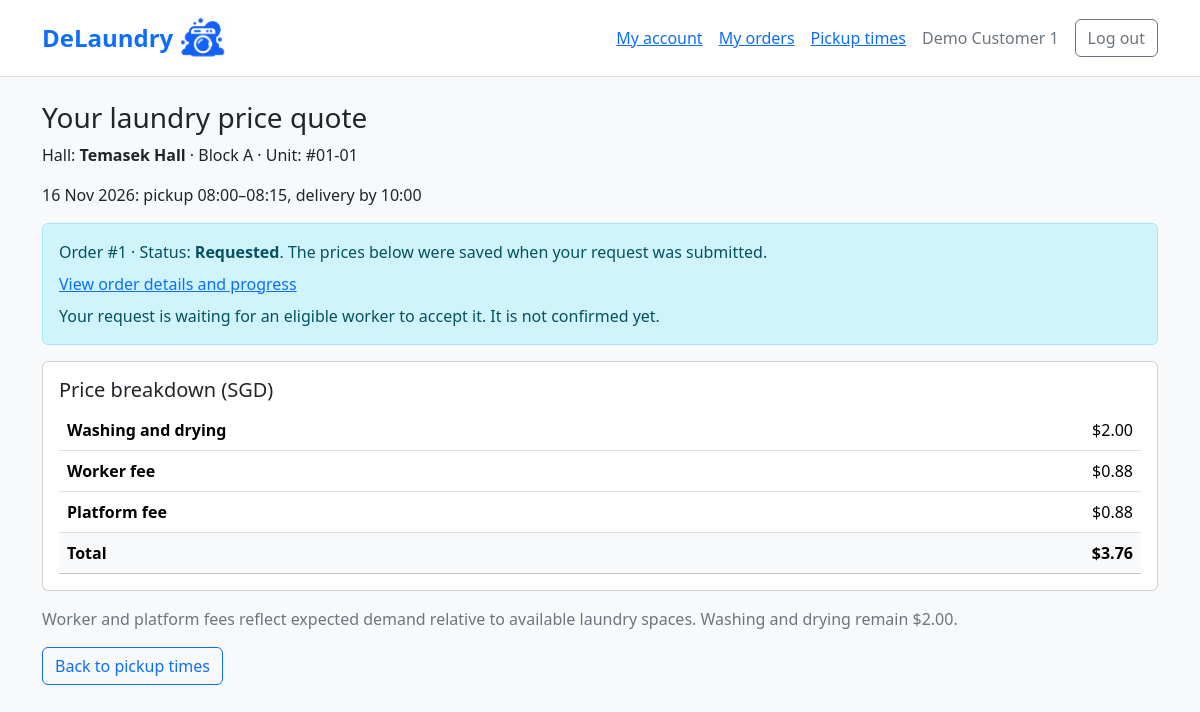
Page /storefront/quotes/1/ (signed in) on the committed database.
### accounts/models.py (models this page shows)
class User(AbstractUser):
  id = models.AutoField(primary_key=True)
  email = models.EmailField(unique=True)
  name = models.CharField(max_length=120)
  role = models.CharField(max_length=120, choices=[('customer', 'Customer'), ('worker', 'Worker')])

### bookings/models.py (models this page shows, shortened)
class PriceQuote(models.Model):
  id = models.AutoField(primary_key=True)
  customer = models.ForeignKey(settings.AUTH_USER_MODEL, on_delete=models.PROTECT)
  residence = models.ForeignKey("facilities.Residence", on_delete=models.PROTECT)
  block = models.CharField(max_length=1, choices=BLOCK_CHOICES, blank=True, default="")
  unit_number = models.CharField(max_length=8)
  service_date = models.DateField()
  window_start = models.TimeField(choices=[(start, start.strftime("%H:%M")) for start in SERVICE_START_TIMES])
  created_at = models.DateTimeField(default=clock.now)
  expires_at = models.DateTimeField()
  machine_fee = models.DecimalField(max_digits=5, decimal_places=2)
  worker_fee = models.DecimalField(max_digits=5, decimal_places=2)
  platform_fee = models.DecimalField(max_digits=5, decimal_places=2)
  total = models.DecimalField(max_digits=5, decimal_places=2)
  multiplier = models.DecimalField(max_digits=7, decimal_places=6)
  predicted_requests = models.FloatField(null=True, blank=True)
  reference_capacity = models.PositiveIntegerField()
  feature_snapshot = models.JSONField(default=dict)
  used_fallback = models.BooleanField(default=False)
  fallback_reason = models.CharField(max_length=120, blank=True)
  @property
  def service_start(self):
    return timezone.make_aware(datetime.combine(self.service_date, self.window_start))
  @property
  def pickup_end(self):
    return self.service_start + timedelta(minutes=15)
  @property
  def delivery_by(self):
    return self.service_start + timedelta(hours=2)
  class Meta:
    constraints = [
      models.CheckConstraint(condition=models.Q(block__in=["", *"ABCDEF"]), name="quote_valid_block"),
      models.CheckConstraint(condition=models.Q(window_start__in=SERVICE_START_TIMES), name="quote_valid_window"),
      models.CheckConstraint(condition=models.Q(reference_capacity__gte=1), name="quote_positive_capacity"),
      models.CheckConstraint(condition=models.Q(expires_at__gt=models.F("created_at")), name="quote_valid_expiry"),
      models.CheckConstraint(condition=models.Q(multiplier__gte=0.85, multiplier__lte=1.25), name="quote_bounded_multiplier"),
      models.CheckConstraint(
        condition=models.Q(machine_fee=2, worker_fee__gte=0.85, worker_fee__lte=1.25,
                           platform_fee__gte=0.85, platform_fee__lte=1.25),
        name="quote_bounded_fees",
      ),
      models.CheckConstraint(
        condition=models.Q(total=Round(models.F("machine_fee") + models.F("worker_fee") + models.F("platform_fee"), 2)),
        name="quote_total_matches_fees",
      ),
    ]

class LaundryOrder(models.Model):
  id = models.AutoField(primary_key=True)
  quote = models.OneToOneField(PriceQuote, on_delete=models.PROTECT)
  created_at = models.DateTimeField(default=clock.now, db_index=True)
  cancelled_at = models.DateTimeField(null=True, blank=True)
  status = models.CharField(
    max_length=14,
    choices=[
      ("requested", "Requested"),
      ("confirmed", "Confirmed"),
      ("picked_up", "Picked up"),
      ("washing", "Washing"),
      ("drying", "Drying"),
      ("out_for_return", "Out for return"),
      ("delivered", "Delivered"),
      ("cancelled", "Cancelled"),
    ],
    default="requested",
  )
  class Meta:
    constraints = [
      models.CheckConstraint(
        condition=models.Q(status__in=[
          "requested", "confirmed", "picked_up", "washing", "drying",
          "out_for_return", "delivered", "cancelled",
        ]),
        name="order_valid_status",
      ),
      models.CheckConstraint(
        condition=(models.Q(cancelled_at__isnull=True) | models.Q(
          status="cancelled", cancelled_at__gte=models.F("created_at"),
        )),
        name="order_valid_cancellation_time",
      ),
    ]

### facilities/models.py (models this page shows)
class Residence(models.Model):
  id = models.AutoField(primary_key=True)
  name = models.CharField(
    max_length=120,
    unique=True,
    choices=[
      ('eusoff', 'Eusoff Hall'),
      ('kentridge', 'Kent Ridge Hall'),
      ('kingedward', 'King Edward VII Hall'),
      ('raffles', 'Raffles Hall'),
      ('sheares', 'Sheares Hall'),
      ('temasek', 'Temasek Hall')
  ])
  is_active = models.BooleanField(default=True) # just for admin control
  def __str__(self):
    return self.get_name_display()

### customerstorefront/views.py (the view)
# urls.py: path("quotes/<int:quote_id>/", views.quote_detail, name="quote_detail"),
@login_required(login_url="accounts:login")
@require_GET
def quote_detail(request, quote_id):
  if not request.user.is_active or request.user.role != "customer":
    return HttpResponseForbidden("This page is for customers only.")
  quote = get_object_or_404(PriceQuote.objects.select_related("residence"), pk=quote_id, customer=request.user)
  order = LaundryOrder.objects.filter(quote=quote).first()
  return render(request, "customerstorefront/quote_detail.html", {"quote": quote, "order": order})

### bookings/context_processors.py (called while the page is built)
def demo_clock(request):
  if not getattr(settings, "DEMO_MODE", False):
    return {}
  return {"demo_time": clock.localtime(), "demo_session": settings.DEMO_SESSION}

### customerstorefront/templates/customerstorefront/quote_detail.html (shortened to what this page needs)
{% extends "customerstorefront/base.html" %}
{% block content %}
  <h1 class="h3">Your laundry price quote</h1>
  <p>Hall: <strong>{{ quote.residence }}</strong>{% if quote.block %} &middot; {{ quote.get_block_display }}{% endif %} &middot; Unit: {{ quote.unit_number }}</p>
  <p>{{ quote.service_date|date:"d M Y" }}: pickup {{ quote.service_start|time:"H:i" }}&ndash;{{ quote.pickup_end|time:"H:i" }}, delivery by {{ quote.delivery_by|time:"H:i" }}</p>
  {% if order %}
    <div class="alert alert-info">
      Order #{{ order.pk }} &middot; Status: <strong>{{ order.get_status_display }}</strong>.
      The prices below were saved when your request was submitted.
      <a class="d-block mt-2" href="{% url 'customerstorefront:order_detail' order.pk %}">View order details and progress</a>
      {% if order.status == "requested" %}
        <p class="mb-0 mt-2">Your request is waiting for an eligible worker to accept it. It is not confirmed yet.</p>
      {% endif %}
    </div>
  {% elif not quote.block %}
    <div class="alert alert-warning">This older quote has no residential block. Please choose a pickup time again to get a new quote for your saved block.</div>
  {% elif quote.is_expired %}
    <div class="alert alert-warning">This quote has expired. Please choose a pickup time again to get a current quote.</div>
  {% else %}
    <div class="alert alert-success">This price is fixed until {{ quote.expires_at|date:"d M Y, H:i:s" }}</div>
  {% endif %}
  <div class="card card-body mb-3">
    <h2 class="h5">Price breakdown (SGD)</h2>
    <table class="table mb-0">
      <tbody>
        <tr><th scope="row">Washing and drying</th><td class="text-end">${{ quote.machine_fee|floatformat:2 }}</td></tr>
        <tr><th scope="row">Worker fee</th><td class="text-end">${{ quote.worker_fee|floatformat:2 }}</td></tr>
        <tr><th scope="row">Platform fee</th><td class="text-end">${{ quote.platform_fee|floatformat:2 }}</td></tr>
        <tr class="table-light"><th scope="row">Total</th><td class="text-end fw-bold">${{ quote.total|floatformat:2 }}</td></tr>
      </tbody>
    </table>
  </div>
  {% if quote.used_fallback %}
    <p class="text-secondary">Demand-based pricing is temporarily unavailable, so the standard price applies.</p>
  {% else %}
    <p class="text-secondary">Worker and platform fees reflect expected demand relative to available laundry spaces. Washing and drying remain $2.00.</p>
  {% endif %}
  <a class="btn btn-outline-primary" href="{% url 'customerstorefront:availability' %}?date={{ quote.service_date|date:'Y-m-d' }}">Back to pickup times</a>
{% endblock %}

### accounts/templates/accounts/customer_nav.html (shortened to what this page needs)
<nav class="container py-3 d-flex flex-wrap align-items-center gap-3" aria-label="Customer navigation">
  <a class="fs-4 fw-bold text-decoration-none me-auto d-inline-flex align-items-center gap-2" href="{% if brand_href %}{{ brand_href }}{% elif user.is_authenticated and user.role == 'customer' %}{% url 'accounts:customer_home' %}{% else %}{% url 'accounts:login' %}{% endif %}">{% if brand_label %}{{ brand_label }}{% else %}{% include "bookings/brand.html" %}{% endif %}</a>
  {% if user.is_authenticated and user.role == 'customer' %}
    <a href="{% url 'accounts:customer_home' %}">My account</a>
    <a href="{% url 'customerstorefront:order_list' %}">My orders</a>
    <a href="{% url 'customerstorefront:availability' %}">Pickup times</a>
    <span class="text-secondary">{{ user.name }}</span>
    <form method="post" action="{% url 'accounts:logout' %}" class="mb-0">
      <button class="btn btn-outline-secondary" type="submit">Log out</button>
    </form>
  {% elif not hide_login_links %}
    <a href="{% url 'adminpanel:login' %}">Staff login</a>
    <a href="{% url 'accounts:worker_login' %}">Worker login</a>
    <a href="{% url 'accounts:login' %}">Customer login</a>
  {% endif %}
</nav>

### rows in the picture
User: name "Demo Customer 1"
PriceQuote: residence "Temasek Hall", block "Block A", unit_number "#01-01", service_date "16 Nov 2026", service_start "08:00", pickup_end "08:15", delivery_by "10:00", machine_fee "2.00", worker_fee "0.88", platform_fee "0.88", total "3.76"
LaundryOrder: pk "1", status "Requested"
